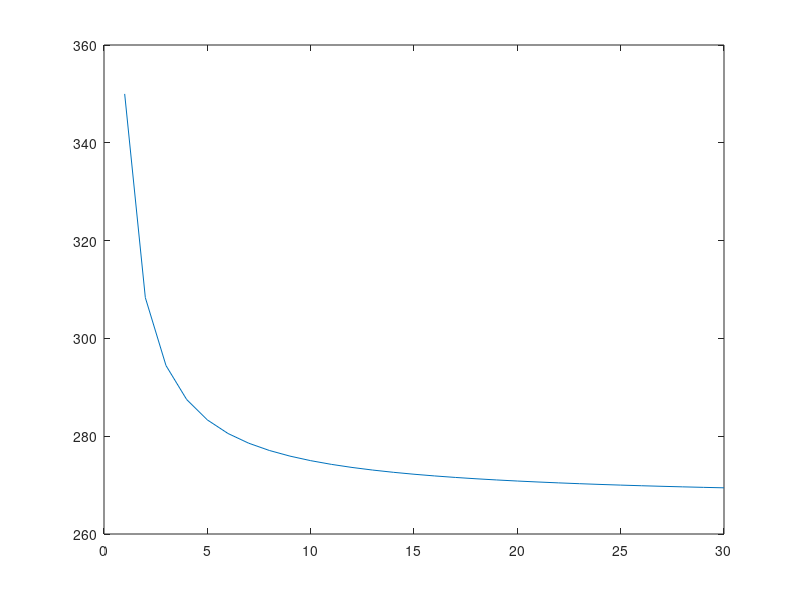

Recreate this plot in MATLAB.
% Inputs
data_rate_bps = 3000;
pass_len_mins = 10;
RTT_ms = 200;
payload_size = 240; % bytes
data_size = 100000; % bytes

% Intermediates
data_rate = floor(data_rate_bps / 8); % Bps
pass_len = pass_len_mins * 60; % s
RTT = RTT_ms / 1000;

WS = 1:30;

frame_size = payload_size * WS;
total_time = (frame_size ./ data_rate + RTT) .* (data_size ./ frame_size);
plot(WS,total_time);